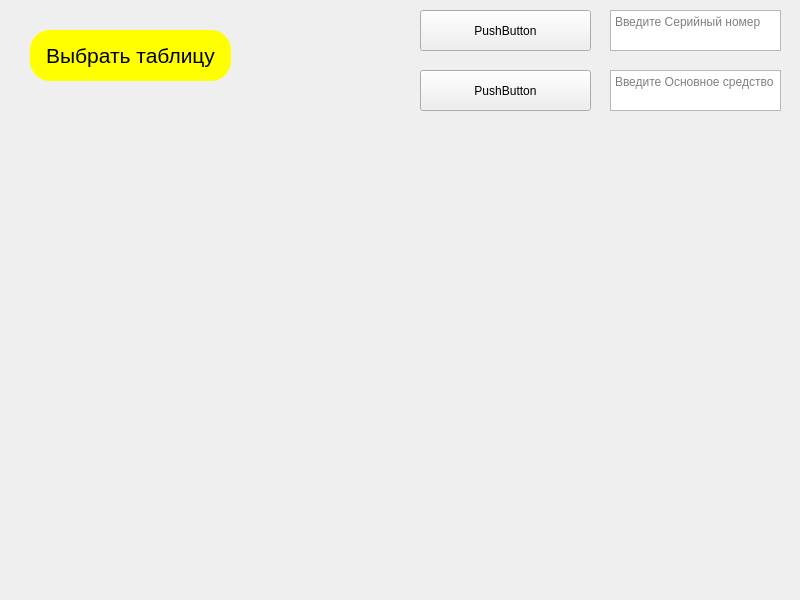
<?xml version="1.0" encoding="UTF-8"?>
<ui version="4.0">
 <class>MainWindow</class>
 <widget class="QMainWindow" name="MainWindow">
  <property name="geometry">
   <rect>
    <x>0</x>
    <y>0</y>
    <width>800</width>
    <height>600</height>
   </rect>
  </property>
  <property name="windowTitle">
   <string>MainWindow</string>
  </property>
  <property name="styleSheet">
   <string notr="true"/>
  </property>
  <widget class="QWidget" name="centralwidget">
   <widget class="QPushButton" name="pushButton">
    <property name="geometry">
     <rect>
      <x>30</x>
      <y>30</y>
      <width>201</width>
      <height>51</height>
     </rect>
    </property>
    <property name="font">
     <font>
      <pointsize>16</pointsize>
     </font>
    </property>
    <property name="styleSheet">
     <string notr="true">background-color: yellow;
border-radius: 20%</string>
    </property>
    <property name="text">
     <string>Выбрать таблицу</string>
    </property>
   </widget>
   <widget class="QPushButton" name="pushButton_2">
    <property name="geometry">
     <rect>
      <x>420</x>
      <y>10</y>
      <width>171</width>
      <height>41</height>
     </rect>
    </property>
    <property name="text">
     <string>PushButton</string>
    </property>
   </widget>
   <widget class="QTextEdit" name="textEdit">
    <property name="geometry">
     <rect>
      <x>610</x>
      <y>10</y>
      <width>171</width>
      <height>41</height>
     </rect>
    </property>
    <property name="styleSheet">
     <string notr="true"/>
    </property>
    <property name="cursorWidth">
     <number>0</number>
    </property>
    <property name="placeholderText">
     <string>Введите Cерийный номер</string>
    </property>
   </widget>
   <widget class="QPushButton" name="pushButton_3">
    <property name="geometry">
     <rect>
      <x>420</x>
      <y>70</y>
      <width>171</width>
      <height>41</height>
     </rect>
    </property>
    <property name="text">
     <string>PushButton</string>
    </property>
   </widget>
   <widget class="QTextEdit" name="textEdit_2">
    <property name="geometry">
     <rect>
      <x>610</x>
      <y>70</y>
      <width>171</width>
      <height>41</height>
     </rect>
    </property>
    <property name="styleSheet">
     <string notr="true"/>
    </property>
    <property name="cursorWidth">
     <number>0</number>
    </property>
    <property name="placeholderText">
     <string>Введите Основное средство</string>
    </property>
   </widget>
  </widget>
 </widget>
 <resources/>
 <connections/>
</ui>
